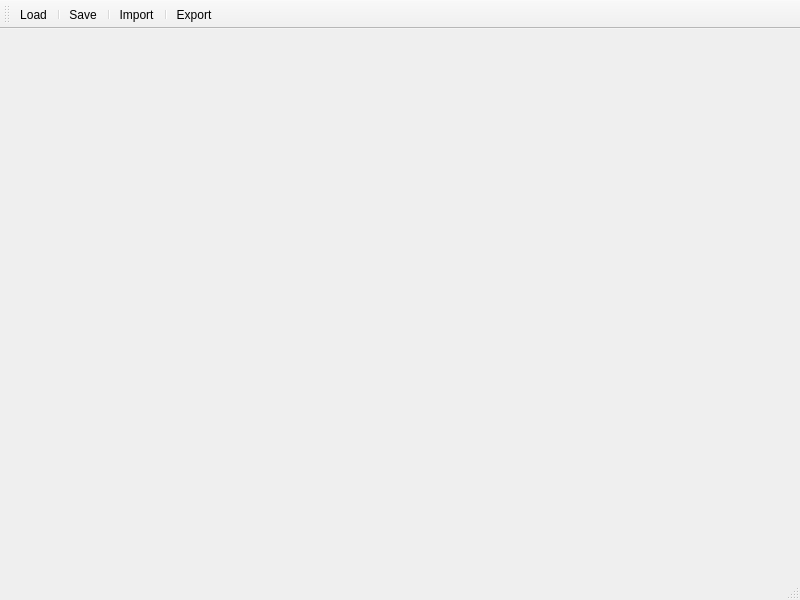
<?xml version="1.0" encoding="UTF-8"?>
<ui version="4.0">
 <class>MainWindow</class>
 <widget class="QMainWindow" name="MainWindow">
  <property name="geometry">
   <rect>
    <x>0</x>
    <y>0</y>
    <width>800</width>
    <height>600</height>
   </rect>
  </property>
  <property name="windowTitle">
   <string>Obey Your Thirst</string>
  </property>
  <property name="windowIcon">
   <iconset resource="oytg graphics.qrc">
    <normaloff>:/graphics/Sprite.png</normaloff>:/graphics/Sprite.png</iconset>
  </property>
  <widget class="QWidget" name="centralwidget"/>
  <widget class="QStatusBar" name="statusbar"/>
  <widget class="QToolBar" name="toolBar">
   <property name="windowTitle">
    <string>toolBar</string>
   </property>
   <property name="iconSize">
    <size>
     <width>32</width>
     <height>32</height>
    </size>
   </property>
   <property name="toolButtonStyle">
    <enum>Qt::ToolButtonTextBesideIcon</enum>
   </property>
   <attribute name="toolBarArea">
    <enum>TopToolBarArea</enum>
   </attribute>
   <attribute name="toolBarBreak">
    <bool>false</bool>
   </attribute>
   <addaction name="actionLoad"/>
   <addaction name="separator"/>
   <addaction name="actionSave"/>
   <addaction name="separator"/>
   <addaction name="actionImport"/>
   <addaction name="separator"/>
   <addaction name="actionExport"/>
  </widget>
  <action name="actionSave">
   <property name="icon">
    <iconset resource="oytg graphics.qrc">
     <normaloff>:/graphics/Lime-icon.png</normaloff>:/graphics/Lime-icon.png</iconset>
   </property>
   <property name="text">
    <string>Save</string>
   </property>
   <property name="toolTip">
    <string>Save Sprite</string>
   </property>
  </action>
  <action name="actionImport">
   <property name="icon">
    <iconset resource="oytg graphics.qrc">
     <normaloff>:/graphics/layer-import-icon.png</normaloff>:/graphics/layer-import-icon.png</iconset>
   </property>
   <property name="text">
    <string>Import</string>
   </property>
   <property name="toolTip">
    <string>Import Sprite Sheet</string>
   </property>
  </action>
  <action name="actionExport">
   <property name="icon">
    <iconset resource="oytg graphics.qrc">
     <normaloff>:/graphics/table-export-icon.png</normaloff>:/graphics/table-export-icon.png</iconset>
   </property>
   <property name="text">
    <string>Export</string>
   </property>
   <property name="toolTip">
    <string>Export Sprite to GIF</string>
   </property>
  </action>
  <action name="actionLoad">
   <property name="icon">
    <iconset resource="oytg graphics.qrc">
     <normaloff>:/graphics/Lemon-icon.png</normaloff>:/graphics/Lemon-icon.png</iconset>
   </property>
   <property name="text">
    <string>Load</string>
   </property>
   <property name="toolTip">
    <string>Load Sprite Sheet</string>
   </property>
  </action>
 </widget>
 <resources>
  <include location="oytg graphics.qrc"/>
 </resources>
 <connections/>
</ui>
